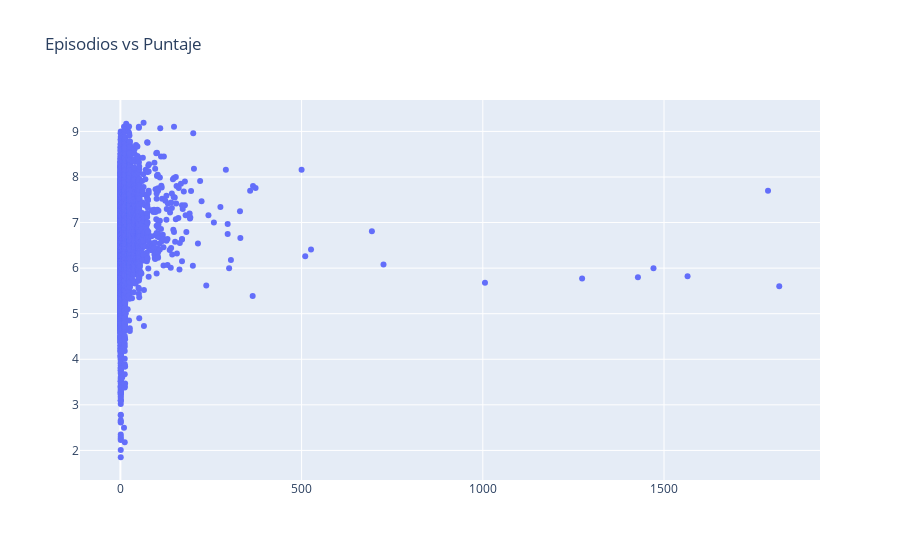

Notebook source saved alongside this figure:
### Markdown cell above
Con respecto a la relación de duración y puntaje, no es posible observar una relación decisiva. Aparentemente, hay mayor interés en los animes con poca duración.  
Se necesita más detalle.

### Code cell
# Creamos la figura y añadimos un trazado de dispersión.
fig = go.Figure()
fig.add_trace(go.Scatter(x=dataEpisodes['Episodes'], y=dataEpisodes['Score'], mode='markers'))

# Personalizamos el diseño del gráfico.
fig.update_layout(title='Episodios vs Puntaje')

# Mostramos el gráfico interactivo.
fig.show()

### Figure 1 — Plotly figure (JSON) as saved in the notebook; plotly's stock layout.template omitted (floating-point values rounded to 4 significant figures; data arrays with more than 128 entries replaced by an {"elided": "..."} marker saying what was removed)
{"data": [{"mode": "markers", "type": "scatter", "x": {"elided": "12296 int values"}, "y": {"elided": "12296 float values"}}], "layout": {"title": {"text": "Episodios vs Puntaje"}}}
